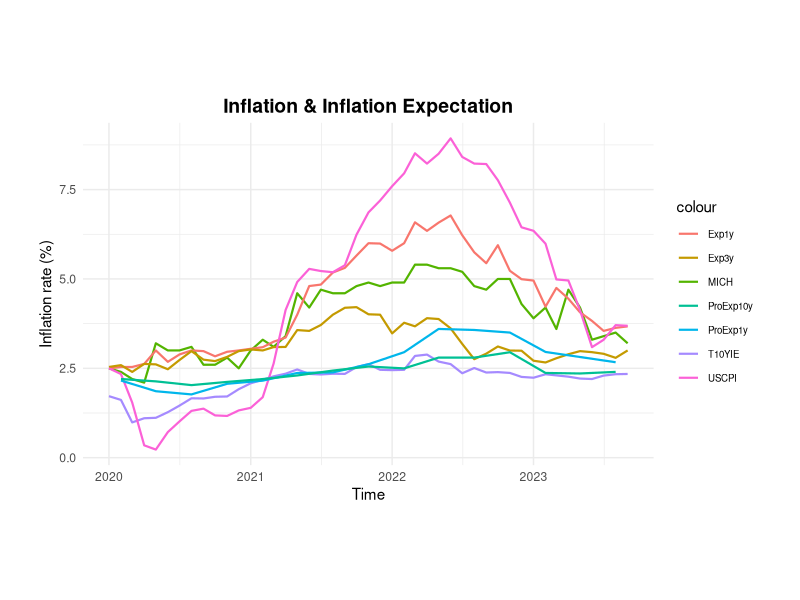

Recreate this plot in R.
# pakage
install.packages("readxl") ;  install.packages("ggplot2") ;install.packages("zoo")
library(readxl) ;library(ggplot2) ;library(zoo)

# date
DF <- read_excel("data/2/University of Michigan inflation expectations.xlsx")

MICH     <-  DF$MICH
T10YIE   <-  DF$T10YIE
Exp1y    <-  DF$Exp1
Exp3y    <-  DF$Exp3
USCPI    <-  DF$US

DF2 <- read_excel("data/2/Survey of Professional Forecasters.xlsx")

ProExp1y  <- DF2$PExp1
ProExp10y <- DF2$PExp10


# 創建日期時間序列
ts1 <- data.frame(
  time = seq(from = as.POSIXct("2020-01-01 00:00:00"), by = "1 month", length.out = 45 ),
  MICH = MICH 
 
)

ts2 <- data.frame(
  time = seq(from = as.POSIXct("2020-01-01 00:00:00"), by = "1 month", length.out = 45 ),
  T10YIE =T10YIE
)

ts3 <- data.frame(
  time = seq(from = as.POSIXct("2020-01-01 00:00:00"), by = "1 month", length.out = 45 ),
  Exp1y=Exp1y
)


ts4 <- data.frame(
  time = seq(from = as.POSIXct("2020-01-01 00:00:00"), by = "1 month", length.out = 45 ),
  Exp3y=Exp3y
)

ts5 <- data.frame(
  time = seq(from = as.POSIXct("2020-01-01 00:00:00"), by = "1 month", length.out = 45 ),
  USCPI =USCPI 
)


ts6 <- data.frame(
  time = seq(from = as.POSIXct("2020-02-01 00:00:00"), by = "3 month", length.out = 15),
  ProExp1y=ProExp1y
  
)

ts7 <- data.frame(
  time = seq(from = as.POSIXct("2020-02-01 00:00:00"), by = "3 month", length.out = 15),
  ProExp10y=ProExp10y
) 

# plot
ggplot() +
  geom_line(data = ts1, aes(x = time, y = MICH, color = "MICH"),size=0.75) +
  geom_line(data = ts2, aes(x = time, y = T10YIE, color = "T10YIE"),size=0.75) +
  geom_line(data = ts3, aes(x = time, y = Exp1y, color = "Exp1y"),size=0.75) +
  geom_line(data = ts4, aes(x = time, y = Exp3y, color = "Exp3y"),size=0.75) +
  geom_line(data = ts5, aes(x = time, y = USCPI, color = "USCPI"),size=0.75) +
  geom_line(data = ts6, aes(x = time, y = ProExp1y , color = "ProExp1y"),size=0.75) +
  geom_line(data = ts7, aes(x = time, y = ProExp10y, color = "ProExp10y"),size=0.75) +
  
  ggtitle("Inflation & Inflation Expectation") +
  labs(x = "Time", y = "Inflation rate (%)") +
  
  theme_minimal() +
  theme(plot.margin=unit(c(2,1,2,1),'cm'))+
  theme(aspect.ratio = 3/5,
        plot.title = element_text(size = 14, hjust = 0.5, vjust = 0.5, face = "bold"), 
        legend.position = "right",
        legend.text = element_text(size = 7)
        )
